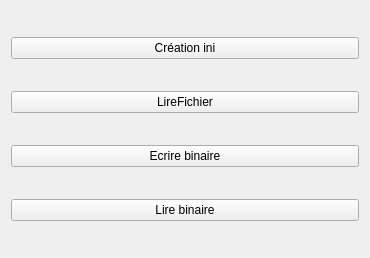
<?xml version="1.0" encoding="UTF-8"?>
<ui version="4.0">
 <class>Testini</class>
 <widget class="QWidget" name="Testini">
  <property name="geometry">
   <rect>
    <x>0</x>
    <y>0</y>
    <width>370</width>
    <height>258</height>
   </rect>
  </property>
  <property name="windowTitle">
   <string>Testini</string>
  </property>
  <layout class="QVBoxLayout" name="verticalLayout">
   <item>
    <widget class="QPushButton" name="pushButtonCreation">
     <property name="text">
      <string>Création ini</string>
     </property>
    </widget>
   </item>
   <item>
    <widget class="QPushButton" name="pushButtonLireFichier">
     <property name="text">
      <string>LireFichier</string>
     </property>
    </widget>
   </item>
   <item>
    <widget class="QPushButton" name="pushButtonEcrireBinaire">
     <property name="text">
      <string>Ecrire binaire</string>
     </property>
    </widget>
   </item>
   <item>
    <widget class="QPushButton" name="pushButtonLireBinaire">
     <property name="text">
      <string>Lire binaire</string>
     </property>
    </widget>
   </item>
  </layout>
 </widget>
 <resources/>
 <connections/>
</ui>
